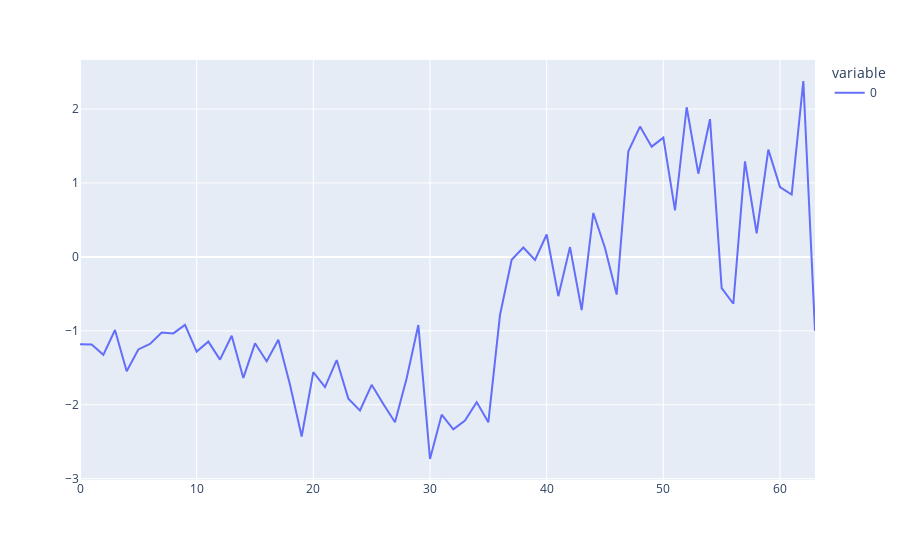

Notebook cell for this chart:
### Code cell
plot.line((W_pos @ W_V @ W_O @ W_U).squeeze().mean(dim=0))

### Figure 1 — Plotly figure (JSON) as saved in the notebook; plotly's stock layout.template omitted (floating-point values rounded to 4 significant figures)
{"data": [{"hovertemplate": "variable=0<br>=%{y}<extra></extra>", "legendgroup": "0", "line": {"color": "#636efa", "dash": "solid"}, "marker": {"symbol": "circle"}, "mode": "lines", "name": "0", "orientation": "v", "showlegend": true, "type": "scatter", "x": [0, 1, 2, 3, 4, 5, 6, 7, 8, 9, 10, 11, 12, 13, 14, 15, 16, 17, 18, 19, 20, 21, 22, 23, 24, 25, 26, 27, 28, 29, 30, 31, 32, 33, 34, 35, 36, 37, 38, 39, 40, 41, 42, 43, 44, 45, 46, 47, 48, 49, 50, 51, 52, 53, 54, 55, 56, 57, 58, 59, 60, 61, 62, 63], "xaxis": "x", "y": [-1.181, -1.184, -1.325, -0.9893, -1.547, -1.252, -1.179, -1.024, -1.035, -0.9199, -1.281, -1.146, -1.39, -1.067, -1.637, -1.169, -1.412, -1.121, -1.728, -2.43, -1.559, -1.76, -1.395, -1.917, -2.076, -1.73, -1.988, -2.237, -1.641, -0.9219, -2.734, -2.133, -2.333, -2.213, -1.964, -2.238, -0.7862, -0.0396, 0.1276, -0.0426, 0.3032, -0.5312, 0.133, -0.7206, 0.594, 0.1197, -0.51, 1.429, 1.762, 1.491, 1.612, 0.6298, 2.024, 1.126, 1.863, -0.4237, -0.6334, 1.293, 0.3199, 1.451, 0.9438, 0.8421, 2.379, -1.0], "yaxis": "y"}], "layout": {"autosize": true, "legend": {"title": {"text": "variable"}, "tracegroupgap": 0}, "margin": {"t": 60}, "xaxis": {"anchor": "y", "autorange": true, "domain": [0, 1], "range": [0, 63], "title": {"text": ""}, "type": "linear"}, "yaxis": {"anchor": "x", "autorange": true, "domain": [0, 1], "range": [-3.018, 2.663], "title": {"text": ""}, "type": "linear"}}}
